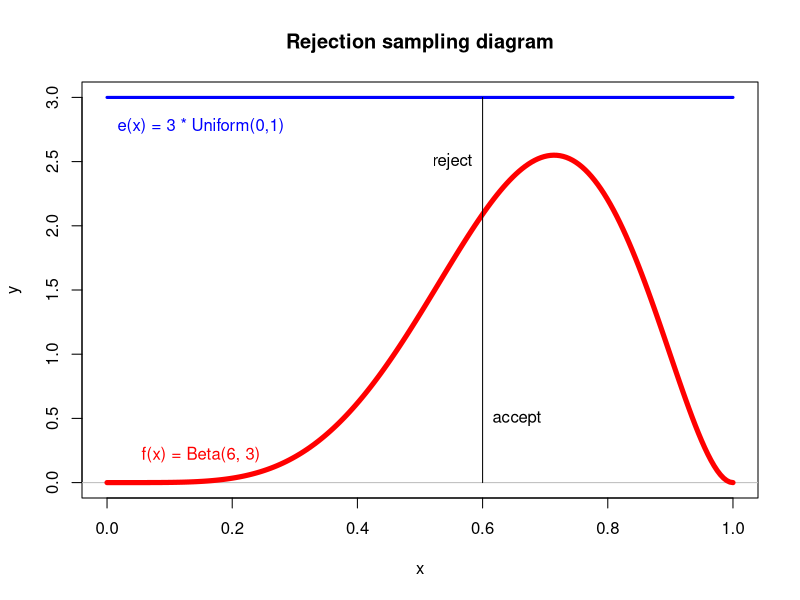
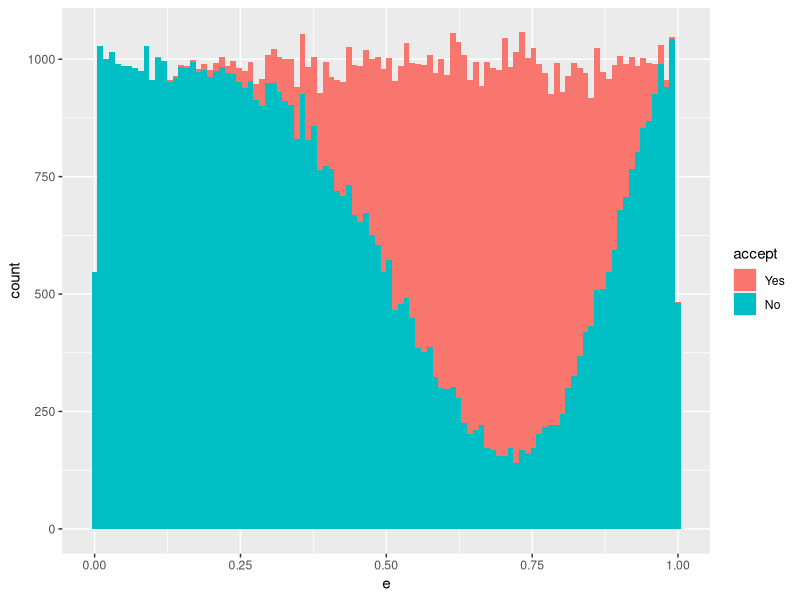

These charts were generated, in order, by the following R code:
# generate a random sample
# direct methods
# discrete RV
# example 1: # generate discrete RV X with P(X=i)=0.1*i, i=1,2,3,4.
x <- 1:4          # define x values taking probabilities
p <- 0.1 * 1:4    # define probabilities
cp <- cumsum(p)  # cumulative sum of probabilities
cp
U <- runif(1)  # draw uniform random number
ii <- 1;
while (U > cp[ii]) {
  ii <- ii + 1
}
xi <- x[ii]
c(U, xi)  # generated u and xi
# example 2: # generate binomial samples
# X from binom(10,.8). # of trials is 10, probability of sucess is 0.8
# draw 10 uniform random numbers
m <- 10
p <- 0.8
U <- runif(m)  # draw m uniform random number
X <- sum( (U < p) )
X

# or in one step
X <- sum(runif(m) < p)
X
n <- 20
m <- 10
p <- 0.8
U <- matrix(runif(m*n), nrow=n)  # draw uniform random numbers
X <- apply(U < p, MARGIN=1, sum)
X
# indirect method
# Rejection sampling diagram
# example 3: Beta distribution with Uniform envelope
x <- seq(0, 1, length=2e2)
y.u <- dunif(x, 0, 1)*3
y.b <- dbeta(x, 6, 3)
plot(x, y.u, type="l", col = "blue", lwd=3, xlim=range(x), ylim=c(0,3),
      main="Rejection sampling diagram", xlab = "x", ylab = "y")
abline(h = 0, col = "gray75")
points(x, y.b, type="l", col = "red", lwd=5)
lines(x=c(0.6,0.6), y=c(0,3))
text(x=0.6, y=2.5, labels="reject", pos=2)
text(x=0.6, y=0.5, labels="accept", pos=4)
text(x=0.15, y=2.9, labels="e(x) = 3 * Uniform(0,1)", pos=1, col="blue")
text(x=0.15, y=0.1, labels="f(x) = Beta(6, 3)", pos=3, col = "red")
# data example for rejection sampling
R <- 1e5                # number of rejection samples
e <- runif(R,0,1)       # sample from enveloping function
accept <- rep("No", R)  # initialize samples as "No" accept
U <- runif(R, 0, 1)     # sample from uniform distribution

# accept if the height of the envelope is less than the height of the function
#   e(Y) * U * scale <= f(Y)
accept[ ( dunif(e, 0, 1) * U * 3 <= dbeta(e, 6, 3) ) ] <- "Yes"

# put into a data.frame for plotting
sam <- data.frame(e, accept = factor(accept, levels = c("Yes","No")))

# plot a stacked histogram
library(ggplot2)
p <- ggplot(sam, aes(x = e))
p <- p + geom_histogram(aes(fill = accept), binwidth = 1/101)
print(p)


